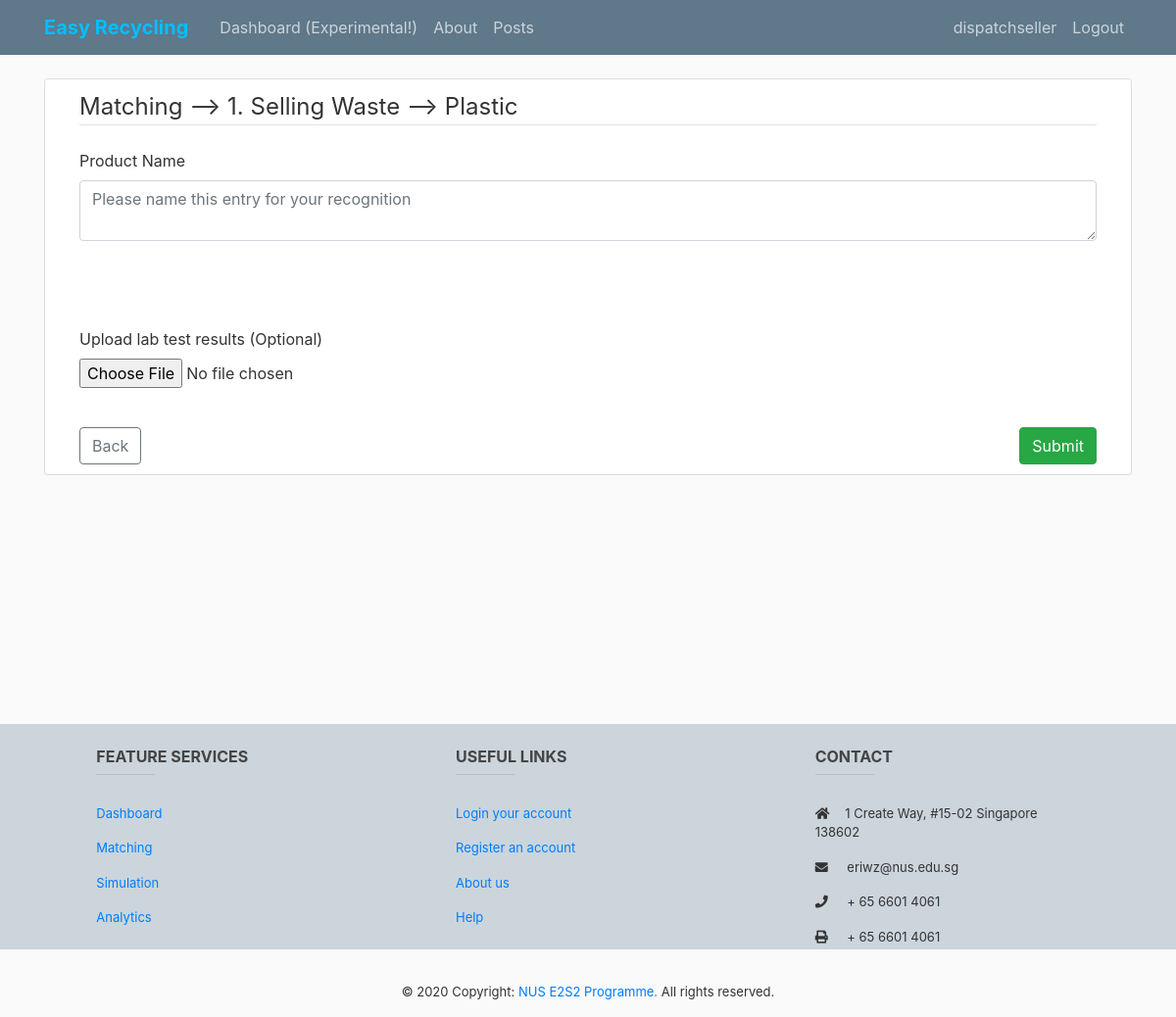
Page /matching/questions/2 (signed in) on the committed database.
### dss/models.py (models this page shows, shortened)
class User(db.Model, UserMixin):
    id = db.Column(db.Integer, primary_key = True)
    username = db.Column(db.String(20), unique=True, nullable=False)
    email = db.Column(db.String(100), unique=True, nullable=False)
    image_file = db.Column(db.String(20), nullable=False, default='default.jpg')
    password = db.Column(db.String(60), nullable=False)
    website = db.Column(db.String(100))
    listings = db.Column(db.Integer,nullable=False)
    transacted = db.Column(db.Integer,nullable=False)
    posts = db.relationship('Post', backref='author', lazy=True)
    totalposts=db.Column(db.Integer,nullable=False)
    totalsuccess=db.Column(db.Integer,nullable=False)
    totalwaste=db.Column(db.Integer,nullable=False)

class Materials(db.Model):
    id = db.Column(db.Integer, primary_key = True)
    type = db.Column(db.String(100), nullable=False)
    material = db.Column(db.String(100), nullable=False)
    questionId = db.Column(db.String(100), nullable=False)

### dss/routes.py (the view, shortened to what this page needs)
@app.route("/matching/questions/<materialId>", methods=['GET', 'POST'])
@login_required
def matching_questions(materialId):
    form = []
    material = Materials.query.filter_by(id=materialId).first()
    samples = Sample.query.all()
    result = defaultdict(list)
    for obj in samples:
        instance = inspect(obj)
        for key, x in instance.attrs.items():
            result[key].append(x.value)
    df = pd.DataFrame(result)
    samplefood=df['FoodItem'].tolist()
    if material.type == '1. Selling Waste':
        giveOutWaste = True
        buyWaste = False
        processWaste = False
    elif material.type=='2. Purchase Resources':
        giveOutWaste = False
        buyWaste = True
        processWaste = False
    else:
        giveOutWaste = False
        buyWaste = False
        processWaste = True
    questionId = material.questionId.split(',')
    questions = []
    for id in questionId:
        questions.append(Questions.query.filter_by(id=id).first())
    return render_template('matching_questions.html', title="Matching Questions", form=form, questions=questions, material=material, giveOutWaste=giveOutWaste, samplefood=samplefood, samplefoodlen=len(samplefood), materialId=materialId)

### dss/models.py (called while the page is built)
@login_manager.user_loader
def load_user(user_id):
    return User.query.get(int(user_id))

### dss/templates/matching_questions.html (shortened to what this page needs)
{% extends "layout.html" %}
{% block content %}
  <div class="content-section" style="margin: 0 auto">
    <form method='POST' enctype="multipart/form-data">
      <div class="container">
        <legend class="border-bottom mb-4">Matching --> {{material.type}} --> {{material.material}}</legend>
        <div class="form-group">
          <label class="form-label" for="description">Product Name</label>
          <textarea class="form-control" name="description" placeholder="Please name this entry for your recognition" required></textarea>
        </div>
        <br>
        {% for question in questions %}
          <br>
        {% endfor %}
        {% if giveOutWaste %}
        <br>
          <div class="form-group">
            <label for="file">Upload lab test results (Optional)</label>
            <input type="file" class="form-control-file" name="file" id="file">
          </div>
        {% endif %}
        <br>
        <a class="btn btn-outline-secondary" href="{{ url_for('matching') }}" role="button" onclick="return confirm('Inputs will not be saved, are you sure you want to go back?');">Back</a>
        <button type="submit" style="float: right;" class="btn btn-success" onclick="return confirm('Please verify your response before submitting');">Submit</button>
      </div>
    </form>
{% endblock content %}

### dss/templates/layout.html (shortened to what this page needs)
<!DOCTYPE html>
<html>
<head>
    <link rel="stylesheet" href="https://use.fontawesome.com/releases/v5.4.1/css/all.css">
    <link rel="stylesheet" href="https://stackpath.bootstrapcdn.com/bootstrap/4.3.1/css/bootstrap.min.css">
    <link rel="stylesheet" type="text/css" href="{{ url_for('static', filename='main.css') }}">
</head>
<body>
<div id="main_container">
  <div id="body_content">
    <header class="site-header">
        <nav class="navbar navbar-expand-md navbar-dark bg-steel fixed-top">
          <div class="container">
            <a class="navbar-brand mr-4" href="/index" style="color:deepskyblue; font-weight:bold;">Easy Recycling</a>
            <div class="collapse navbar-collapse" id="navbarToggle">
              <div class="navbar-nav mr-auto">
                <a class="nav-item nav-link" href="{{ url_for('dashboard') }}">Dashboard (Experimental!)</a>
                <a class="nav-item nav-link" href="{{ url_for('about') }}">About</a>
                <a class="nav-item nav-link" href="{{ url_for('posts_home') }}">Posts</a>
              </div>
              <div class="navbar-nav">
                {% if current_user.is_authenticated %}
                  <a class="nav-item nav-link" href="{{ url_for('account') }}">{{ current_user.username }}</a>
                  <a class="nav-item nav-link" href="{{ url_for('logout') }}">Logout</a>
                {% else %}
                  <a class="nav-item nav-link" href="{{ url_for('login') }}">Login</a>
                  <a class="nav-item nav-link" href="{{ url_for('register') }}">Register</a>
                {% endif %}
              </div>
            </div>
          </div>
        </nav>
    </header>
    <main role="main" class="container">
          {% block content %}{% endblock %}
    </main>
  </div>
</div>
<footer class="page-footer font-small blue pt-4 mt-4" id="footer">
  <div class="container-fluid text-center text-md-left">
    <div class="row">
      <div class="col-md-4 col-lg-2 col-xl-2 mx-auto mb-4">
        <h6 class="text-uppercase font-weight-bold">Feature services</h6>
        <hr class="deep-purple accent-2 mb-4 mt-0 d-inline-block mx-auto" style="width: 60px;">
        <p>
          <a href="#!">Dashboard</a>
        </p>
        <p>
          <a href="#!">Matching</a>
        </p>
        <p>
          <a href="#!">Simulation</a>
        </p>
        <p>
          <a href="#!">Analytics</a>
        </p>
      </div>
      <div class="col-md-4 col-lg-2 col-xl-2 mx-auto mb-4">
        <h6 class="text-uppercase font-weight-bold">Useful links</h6>
        <hr class="deep-purple accent-2 mb-4 mt-0 d-inline-block mx-auto" style="width: 60px;">
        <p>
          <a href="{{ url_for('login') }}">Login your account</a>
        </p>
        <p>
          <a href="{{ url_for('register') }}">Register an account</a>
        </p>
        <p>
          <a href="{{ url_for('about') }}">About us</a>
        </p>
        <p>
          <a href="#!">Help</a>
        </p>
      </div>
      <div class="col-md-4 col-lg-3 col-xl-3 mx-auto mb-md-0 mb-4">
        <h6 class="text-uppercase font-weight-bold">Contact</h6>
        <hr class="deep-purple accent-2 mb-4 mt-0 d-inline-block mx-auto" style="width: 60px;">
        <p>
          <i class="fas fa-home mr-3"></i>1 Create Way, #15-02 Singapore 138602</p>
        <p>
          <i class="fas fa-envelope mr-3"></i> eriwz@nus.edu.sg</p>
        <p>
          <i class="fas fa-phone mr-3"></i> + 65 6601 4061</p>
        <p>
          <i class="fas fa-print mr-3"></i> + 65 6601 4061</p>
      </div>
    </div>
  </div>
  <div class="footer-copyright text-center py-3">© 2020 Copyright:
    <a href="https://www.create.edu.sg/about-create/research-centres/e2s2/"> NUS E2S2 Programme. </a> All rights reserved.
  </div>
</footer>
</body>
</html>

### dss/static/main.css (style rules this page uses)
body { background: #fafafa; color: #333333; margin-top: 5rem; }
h1, h2, h3, h4, h5, h6 { color: #444444; }
.bg-steel { background-color: #5f788a; }
.site-header .navbar-nav .nav-link { color: #cbd5db; }
.content-section { background: #ffffff; padding: 10px 20px; border: 1px solid #dddddd; border-radius: 3px; margin-bottom: 20px; }
#main_container { min-height: 100%; }
#footer { background-color: #cbd5db; font-size: small; position: relative; height: 230px; margin-top: -100px; clear: both; }
#body_content { overflow: auto; padding-top: 0%; padding-bottom: 230px; }

### rows in the picture
User: username "dispatchseller"
Materials: type "1. Selling Waste", material "Plastic"
